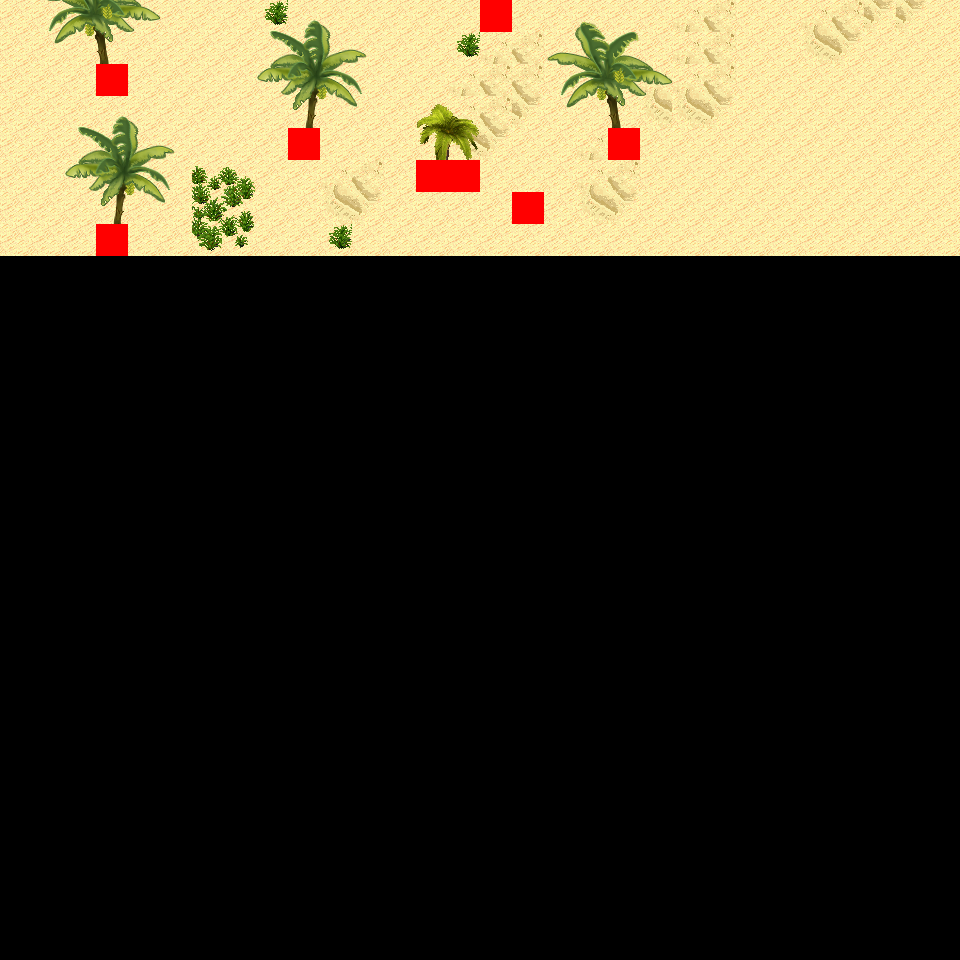

This game map was drawn from its Tiled (.tmx) file and the tilesets committed beside it. A one-line description and the trimmed map source follow:
An orthogonal 30x30 tile map with 32x32 px tiles, 6 tile layers (Ground, Object, Object2, Above, ...), 14 tilesets and 4 objects (4x mapExit).

<map version="1.0" orientation="orthogonal" renderorder="right-down" width="30" height="30" tilewidth="32" tileheight="32" nextobjectid="5">
  <tileset firstgid="1" name="tileset_logic_collision" tilewidth="32" tileheight="32" tilecount="1" columns="1">
    <image source="../drawable/tileset_logic_collision.png" width="32" height="32" />
  </tileset>
  <tileset firstgid="2" name="tileset_ground_ground" tilewidth="32" tileheight="32" tilecount="33" columns="3">
    <image source="../drawable/tileset_ground_ground.png" width="96" height="352" />
  </tileset>
  <tileset firstgid="35" name="tileset_terrain_desert" tilewidth="32" tileheight="32" tilecount="88" columns="8">
    <image source="../drawable/tileset_terrain_desert.png" width="256" height="352" />
  </tileset>
  <tileset firstgid="123" name="tileset_building_stone_ruins" tilewidth="32" tileheight="32" tilecount="72" columns="6">
    <image source="../drawable/tileset_building_stone_ruins.png" width="192" height="384" />
  </tileset>
  <tileset firstgid="195" name="tileset_ground_sand_edges" tilewidth="32" tileheight="32" tilecount="15" columns="5">
    <image source="../drawable/tileset_ground_sand_edges.png" width="160" height="96" />
  </tileset>
  <tileset firstgid="210" name="tileset_ground_slate_tiles" tilewidth="32" tileheight="32" tilecount="15" columns="5">
    <image source="../drawable/tileset_ground_slate_tiles.png" width="160" height="96" />
  </tileset>
  <tileset firstgid="225" name="tileset_ground_sand_2" tilewidth="32" tileheight="32" tilecount="15" columns="5">
    <image source="../drawable/tileset_ground_sand_2.png" width="160" height="96" />
  </tileset>
  <tileset firstgid="240" name="tileset_plant_cactus_2" tilewidth="32" tileheight="32" tilecount="10" columns="5">
    <image source="../drawable/tileset_plant_cactus_2.png" width="160" height="64" />
  </tileset>
  <tileset firstgid="250" name="tileset_plant_round_cactuses" tilewidth="32" tileheight="32" tilecount="20" columns="10">
    <image source="../drawable/tileset_plant_round_cactuses.png" width="320" height="64" />
  </tileset>
  <tileset firstgid="270" name="tileset_plant_tree_banana_tree" tilewidth="32" tileheight="32" tilecount="40" columns="4">
    <image source="../drawable/tileset_plant_tree_banana_tree.png" width="128" height="320" />
  </tileset>
  <tileset firstgid="310" name="tileset_plant_tree_palm_tree" tilewidth="32" tileheight="32" tilecount="6" columns="2">
    <image source="../drawable/tileset_plant_tree_palm_tree.png" width="64" height="96" />
  </tileset>
  <tileset firstgid="316" name="tileset_plant_tree_palm_trees" tilewidth="32" tileheight="32" tilecount="40" columns="4">
    <image source="../drawable/tileset_plant_tree_palm_trees.png" width="128" height="320" />
  </tileset>
  <tileset firstgid="356" name="tileset_building_stone_tower" tilewidth="32" tileheight="32" tilecount="14" columns="2">
    <image source="../drawable/tileset_building_stone_tower.png" width="64" height="224" />
  </tileset>
  <tileset firstgid="370" name="tileset_plant_bush_large_green" tilewidth="32" tileheight="32" tilecount="9" columns="3">
    <image source="../drawable/tileset_plant_bush_large_green.png" width="96" height="96" />
  </tileset>
  <layer name="Ground" width="30" height="30">
    <data>[900 cells, 240 non-empty, 5 distinct tile ids]</data>
  </layer>
  <layer name="Object" width="30" height="30">
    <data>[900 cells, 17 non-empty, 13 distinct tile ids]</data>
  </layer>
  <layer name="Object2" width="30" height="30">
    <data>[900 cells, 0 non-empty, 0 distinct tile ids]</data>
  </layer>
  <layer name="Above" width="30" height="30">
    <data>[900 cells, 52 non-empty, 31 distinct tile ids]</data>
  </layer>
  <layer name="Above2" width="30" height="30">
    <data>[900 cells, 0 non-empty, 0 distinct tile ids]</data>
  </layer>
  <layer name="Walkable" width="30" height="30">
    <data>[900 cells, 8 non-empty, 1 distinct tile ids]</data>
  </layer>
  <objectgroup name="MapEvents">
    <object id="1" name="north" type="mapExit" x="0" y="0" width="480" height="32">
      <properties>
        <property name="map" value="level_0_x35_y113" />
        <property name="x" value="0" />
        <property name="y" value="28" />
      </properties>
    </object>
    <object id="2" name="north2" type="mapExit" x="512" y="0" width="448" height="32">
      <properties>
        <property name="map" value="level_0_x35_y113" />
        <property name="x" value="16" />
        <property name="y" value="28" />
      </properties>
    </object>
    <object id="3" name="west" type="mapExit" x="0" y="0" width="32" height="960">
      <properties>
        <property name="map" value="level_0_x34_y114" />
        <property name="x" value="28" />
        <property name="y" value="0" />
      </properties>
    </object>
    <object id="4" name="east" type="mapExit" x="928" y="0" width="32" height="960">
      <properties>
        <property name="map" value="level_0_x36_y114" />
        <property name="x" value="1" />
        <property name="y" value="0" />
      </properties>
    </object>
  </objectgroup>
</map>
